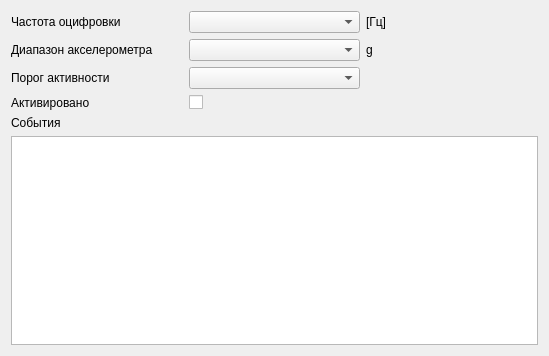
<?xml version="1.0" encoding="UTF-8"?>
<ui version="4.0">
 <class>FrmInRatConfig</class>
 <widget class="QFrame" name="FrmInRatConfig">
  <property name="geometry">
   <rect>
    <x>0</x>
    <y>0</y>
    <width>549</width>
    <height>356</height>
   </rect>
  </property>
  <property name="windowTitle">
   <string>inRat</string>
  </property>
  <layout class="QGridLayout" name="gridLayout_2">
   <item row="0" column="0">
    <layout class="QVBoxLayout" name="verticalLayout">
     <item>
      <layout class="QGridLayout" name="gridLayout">
       <item row="1" column="0">
        <widget class="QLabel" name="labelFullScaleAcc">
         <property name="text">
          <string>Диапазон акселерометра</string>
         </property>
        </widget>
       </item>
       <item row="1" column="2">
        <widget class="QLabel" name="labelAccDim">
         <property name="text">
          <string>g</string>
         </property>
        </widget>
       </item>
       <item row="3" column="0">
        <widget class="QLabel" name="labelEnableActivated">
         <property name="text">
          <string>Активировано</string>
         </property>
        </widget>
       </item>
       <item row="0" column="2">
        <widget class="QLabel" name="labelSamplingRateValueDim">
         <property name="text">
          <string>[Гц]</string>
         </property>
        </widget>
       </item>
       <item row="3" column="1">
        <widget class="QCheckBox" name="checkBoxEnabeActivated">
         <property name="text">
          <string/>
         </property>
        </widget>
       </item>
       <item row="0" column="1">
        <widget class="QComboBox" name="comboBoxSamplingRate"/>
       </item>
       <item row="0" column="0">
        <widget class="QLabel" name="labelSamplingRate">
         <property name="text">
          <string>Частота оцифровки</string>
         </property>
        </widget>
       </item>
       <item row="1" column="1">
        <widget class="QComboBox" name="comboBoxScaleAcc"/>
       </item>
       <item row="2" column="0">
        <widget class="QLabel" name="labelActivityThreshold">
         <property name="text">
          <string>Порог активности</string>
         </property>
        </widget>
       </item>
       <item row="2" column="1">
        <widget class="QComboBox" name="comboBoxActivityThreshold"/>
       </item>
      </layout>
     </item>
    </layout>
   </item>
   <item row="1" column="0">
    <widget class="QLabel" name="labelEvents">
     <property name="text">
      <string>События</string>
     </property>
    </widget>
   </item>
   <item row="2" column="0">
    <widget class="QTableView" name="tableViewEvents"/>
   </item>
  </layout>
 </widget>
 <resources/>
 <connections/>
</ui>
